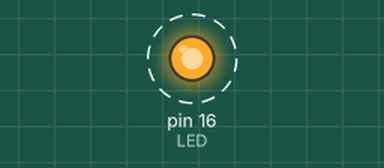
The sketch below on a simulated Arduino Uno, built with avr-gcc and run on an emulated ATmega328P. On the bench: output pins drawn as LEDs (lit = HIGH). Dashed ring = blinking.

Above: at 0.5 s.
Timing chart, 0 to 4.6 s (numbered marks = the images above):
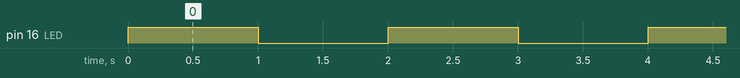

The sketch:

interrupt_test.ino
```cpp
/*
After uploading program observe the NodeMCU board.
Blue LED blinking is our main task running.
Open Serial Monitor and Press Flash Button,
as soon as you press the button it will print the Interrupt Detected.
Without disturbing main task of LED Blinking.

*/
const int interruptPin = 0; //GPIO 0 (Flash Button)
const int LED = 16; //On board blue LED

void setup() {
  Serial.begin(9600);
  pinMode(LED,OUTPUT);
  pinMode(interruptPin, INPUT_PULLUP);
  attachInterrupt(digitalPinToInterrupt(interruptPin), handleInterrupt, CHANGE);
}

void loop()
{
    digitalWrite(LED,HIGH); //LED off
    delay(1000);
    digitalWrite(LED,LOW); //LED on
    delay(1000);
}

//This program get executed when interrupt is occures i.e.change of input state
void handleInterrupt() {
    Serial.println("Interrupt Detected");
}
```

Measured:
- by itself, pin 16 (LED): alternates HIGH for 1.0 s and LOW for 1.0 s
